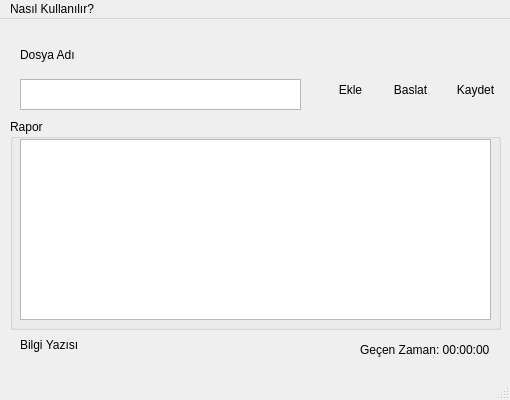
<?xml version="1.0" encoding="UTF-8"?>
<ui version="4.0">
 <class>MainWindow</class>
 <widget class="QMainWindow" name="MainWindow">
  <property name="geometry">
   <rect>
    <x>0</x>
    <y>0</y>
    <width>510</width>
    <height>400</height>
   </rect>
  </property>
  <property name="sizePolicy">
   <sizepolicy hsizetype="Fixed" vsizetype="Fixed">
    <horstretch>0</horstretch>
    <verstretch>0</verstretch>
   </sizepolicy>
  </property>
  <property name="minimumSize">
   <size>
    <width>510</width>
    <height>400</height>
   </size>
  </property>
  <property name="maximumSize">
   <size>
    <width>510</width>
    <height>400</height>
   </size>
  </property>
  <property name="windowTitle">
   <string>AR-CheX</string>
  </property>
  <property name="windowIcon">
   <iconset>
    <normaloff>icons/radgor_logo.png</normaloff>icons/radgor_logo.png</iconset>
  </property>
  <widget class="QWidget" name="centralwidget">
   <widget class="QTextBrowser" name="txt_dosyaAdi">
    <property name="geometry">
     <rect>
      <x>20</x>
      <y>60</y>
      <width>281</width>
      <height>31</height>
     </rect>
    </property>
   </widget>
   <widget class="QLabel" name="label">
    <property name="geometry">
     <rect>
      <x>20</x>
      <y>20</y>
      <width>81</width>
      <height>31</height>
     </rect>
    </property>
    <property name="text">
     <string>Dosya Adı</string>
    </property>
   </widget>
   <widget class="QToolButton" name="btn_ekle">
    <property name="geometry">
     <rect>
      <x>330</x>
      <y>50</y>
      <width>41</width>
      <height>41</height>
     </rect>
    </property>
    <property name="text">
     <string>Ekle</string>
    </property>
    <property name="icon">
     <iconset>
      <normaloff>icons/add_file.png</normaloff>icons/add_file.png</iconset>
    </property>
    <property name="iconSize">
     <size>
      <width>54</width>
      <height>48</height>
     </size>
    </property>
    <property name="autoRaise">
     <bool>true</bool>
    </property>
   </widget>
   <widget class="QToolButton" name="btn_baslat">
    <property name="geometry">
     <rect>
      <x>390</x>
      <y>50</y>
      <width>41</width>
      <height>41</height>
     </rect>
    </property>
    <property name="text">
     <string>Baslat</string>
    </property>
    <property name="icon">
     <iconset>
      <normaloff>icons/start.png</normaloff>icons/start.png</iconset>
    </property>
    <property name="iconSize">
     <size>
      <width>54</width>
      <height>48</height>
     </size>
    </property>
    <property name="autoRaise">
     <bool>true</bool>
    </property>
   </widget>
   <widget class="QToolButton" name="btn_kaydet">
    <property name="geometry">
     <rect>
      <x>450</x>
      <y>50</y>
      <width>51</width>
      <height>41</height>
     </rect>
    </property>
    <property name="text">
     <string>Kaydet</string>
    </property>
    <property name="icon">
     <iconset>
      <normaloff>icons/save.png</normaloff>icons/save.png</iconset>
    </property>
    <property name="iconSize">
     <size>
      <width>48</width>
      <height>32</height>
     </size>
    </property>
    <property name="autoRaise">
     <bool>true</bool>
    </property>
   </widget>
   <widget class="QLabel" name="txt_bilgiYazisi">
    <property name="geometry">
     <rect>
      <x>20</x>
      <y>310</y>
      <width>271</width>
      <height>31</height>
     </rect>
    </property>
    <property name="text">
     <string>Bilgi Yazısı</string>
    </property>
   </widget>
   <widget class="QGroupBox" name="groupBox">
    <property name="geometry">
     <rect>
      <x>10</x>
      <y>100</y>
      <width>491</width>
      <height>211</height>
     </rect>
    </property>
    <property name="title">
     <string>Rapor</string>
    </property>
    <widget class="QTextBrowser" name="txt_rapor">
     <property name="geometry">
      <rect>
       <x>10</x>
       <y>20</y>
       <width>471</width>
       <height>181</height>
      </rect>
     </property>
    </widget>
   </widget>
   <widget class="QLabel" name="label_2">
    <property name="geometry">
     <rect>
      <x>360</x>
      <y>320</y>
      <width>131</width>
      <height>21</height>
     </rect>
    </property>
    <property name="text">
     <string>Geçen Zaman: 00:00:00</string>
    </property>
   </widget>
  </widget>
  <widget class="QMenuBar" name="menubar">
   <property name="geometry">
    <rect>
     <x>0</x>
     <y>0</y>
     <width>510</width>
     <height>21</height>
    </rect>
   </property>
   <widget class="QMenu" name="menu_howtouse">
    <property name="title">
     <string>Nasıl Kullanılır?</string>
    </property>
   </widget>
   <addaction name="menu_howtouse"/>
  </widget>
  <widget class="QStatusBar" name="statusbar"/>
 </widget>
 <resources/>
 <connections/>
</ui>
